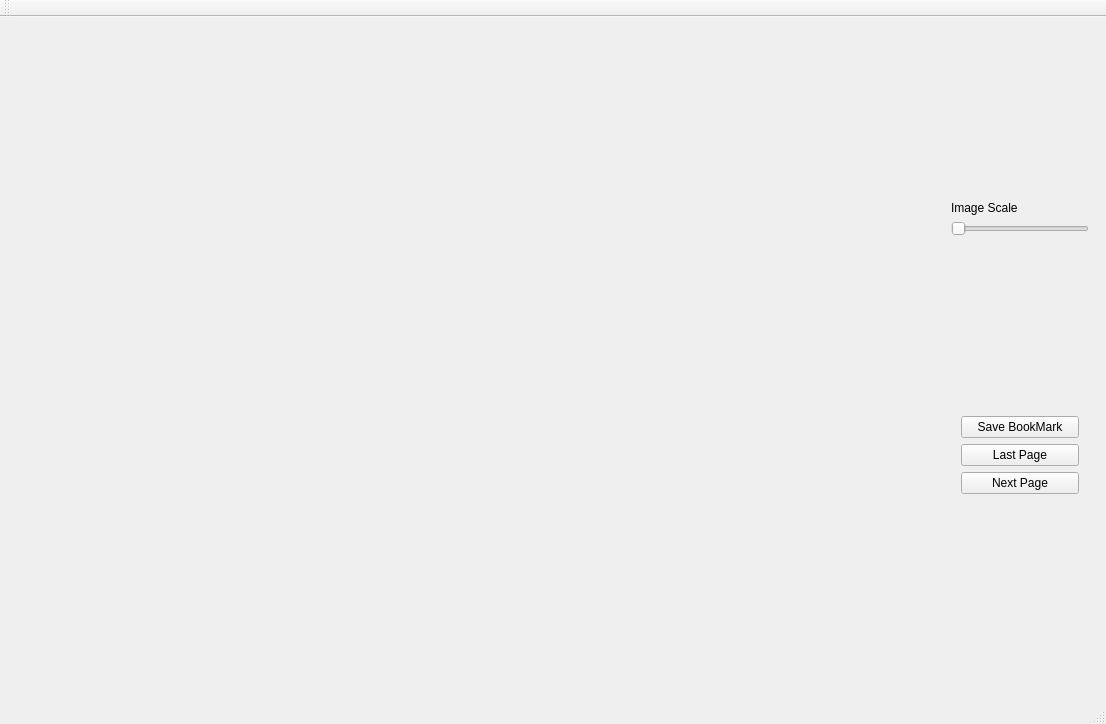
<?xml version="1.0" encoding="UTF-8"?>
<ui version="4.0">
 <class>MangaClass</class>
 <widget class="QMainWindow" name="MangaClass">
  <property name="geometry">
   <rect>
    <x>0</x>
    <y>0</y>
    <width>1106</width>
    <height>724</height>
   </rect>
  </property>
  <property name="windowTitle">
   <string>Manga</string>
  </property>
  <widget class="QWidget" name="centralWidget">
   <widget class="QWidget" name="verticalLayoutWidget_4">
    <property name="geometry">
     <rect>
      <x>940</x>
      <y>0</y>
      <width>160</width>
      <height>661</height>
     </rect>
    </property>
    <layout class="QVBoxLayout" name="verticalLayout_4">
     <item>
      <layout class="QVBoxLayout" name="verticalLayout">
       <item>
        <spacer name="verticalSpacer_3">
         <property name="orientation">
          <enum>Qt::Vertical</enum>
         </property>
         <property name="sizeHint" stdset="0">
          <size>
           <width>20</width>
           <height>40</height>
          </size>
         </property>
        </spacer>
       </item>
      </layout>
     </item>
     <item>
      <layout class="QVBoxLayout" name="verticalLayout_3">
       <item>
        <widget class="QLabel" name="ImageScaleText">
         <property name="text">
          <string>Image Scale</string>
         </property>
         <property name="alignment">
          <set>Qt::AlignLeading|Qt::AlignLeft|Qt::AlignVCenter</set>
         </property>
        </widget>
       </item>
       <item>
        <widget class="QSlider" name="ImageScaleValue">
         <property name="orientation">
          <enum>Qt::Horizontal</enum>
         </property>
        </widget>
       </item>
      </layout>
     </item>
     <item>
      <spacer name="verticalSpacer">
       <property name="orientation">
        <enum>Qt::Vertical</enum>
       </property>
       <property name="sizeHint" stdset="0">
        <size>
         <width>20</width>
         <height>128</height>
        </size>
       </property>
      </spacer>
     </item>
     <item>
      <layout class="QVBoxLayout" name="verticalLayout_2">
       <property name="leftMargin">
        <number>10</number>
       </property>
       <property name="rightMargin">
        <number>10</number>
       </property>
       <item>
        <widget class="QPushButton" name="SaveBookMark">
         <property name="text">
          <string>Save BookMark</string>
         </property>
        </widget>
       </item>
       <item>
        <widget class="QPushButton" name="LastPage">
         <property name="text">
          <string>Last Page</string>
         </property>
        </widget>
       </item>
       <item>
        <widget class="QPushButton" name="NextPage">
         <property name="text">
          <string>Next Page</string>
         </property>
        </widget>
       </item>
      </layout>
     </item>
     <item>
      <spacer name="verticalSpacer_2">
       <property name="orientation">
        <enum>Qt::Vertical</enum>
       </property>
       <property name="sizeHint" stdset="0">
        <size>
         <width>20</width>
         <height>40</height>
        </size>
       </property>
      </spacer>
     </item>
    </layout>
   </widget>
  </widget>
  <widget class="QMenuBar" name="menuBar">
   <property name="geometry">
    <rect>
     <x>0</x>
     <y>0</y>
     <width>1106</width>
     <height>23</height>
    </rect>
   </property>
  </widget>
  <widget class="QToolBar" name="mainToolBar">
   <attribute name="toolBarArea">
    <enum>TopToolBarArea</enum>
   </attribute>
   <attribute name="toolBarBreak">
    <bool>true</bool>
   </attribute>
  </widget>
  <widget class="QStatusBar" name="statusBar"/>
 </widget>
 <layoutdefault spacing="6" margin="11"/>
 <resources>
  <include location="../manga.qrc"/>
 </resources>
 <connections/>
</ui>
